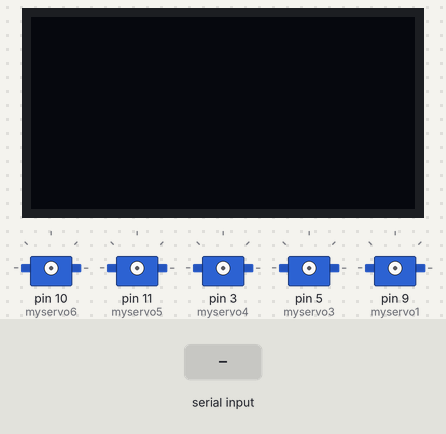
A sketch run on a simulated Arduino Uno, built with avr-gcc and run on an emulated ATmega328P. Parts: 128×64 one-colour display, 5 × servo. The inputs (shaded band) are chosen by the test bench. What the sketch prints to the serial monitor is not drawn.

Above: at 2.2 s.
2.3 s: "H" received over Serial
At 3.8 s:
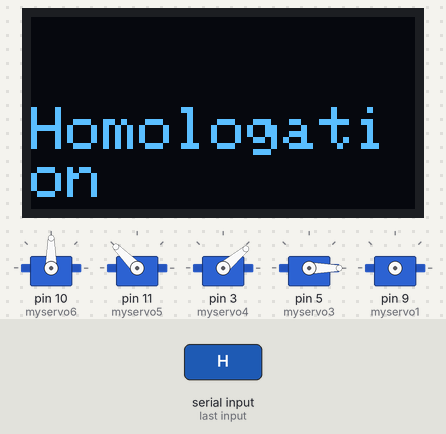
5.3 s: "B" received over Serial
At 6.3 s:
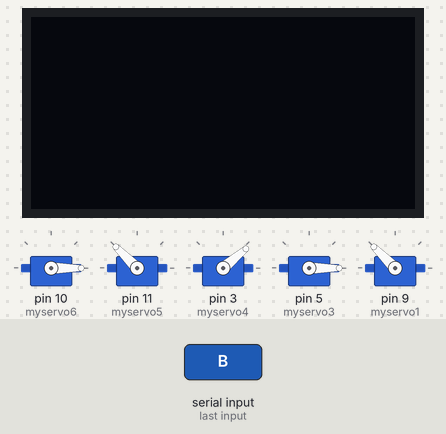
6.9 s: "J" received over Serial
At 7.08 s:
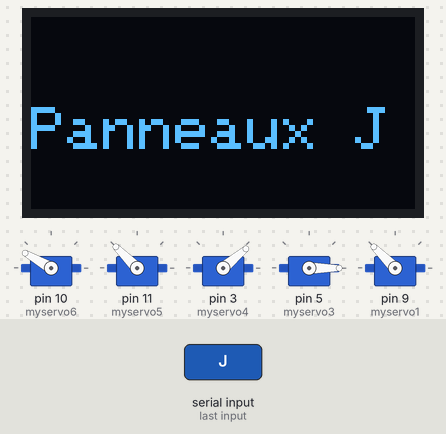
8.6 s: "A" received over Serial
At 9.6 s:
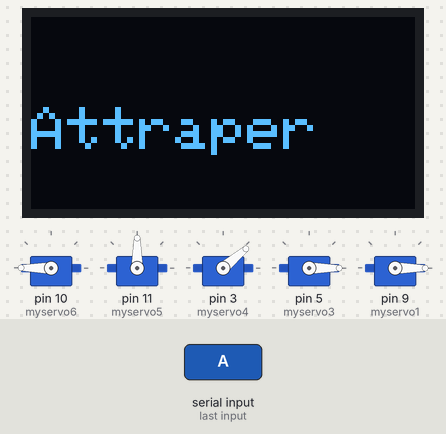
11.2 s: "O" received over Serial
14.2 s: "G" received over Serial
At 16.98 s:
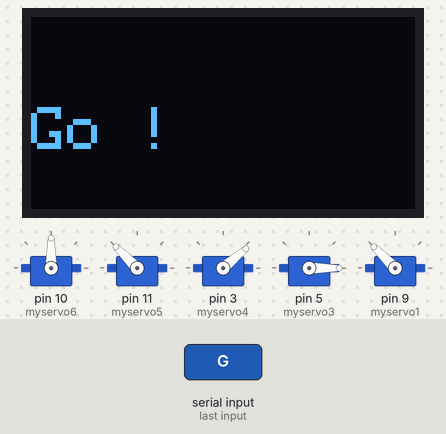
Timing chart, 0 to 18.2 s (numbered marks = the images above; inputs shaded):
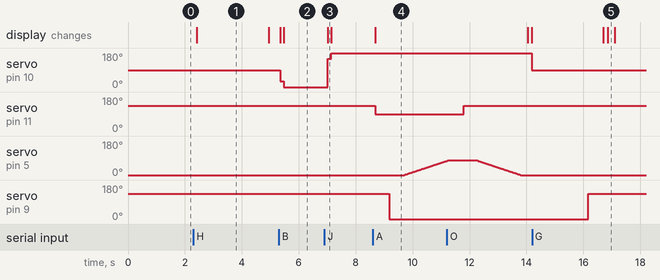

Measured:
- after the input at 2.3 s, the display: changes after 0.12 s (image 1)
- after the input at 5.3 s, servo on pin 10 (myservo6): 90° → 30° after 0.05 s, → 0° 0.13 s later; the display: first changes after 0.05 s (image 2 shows a later state)
- after the input at 6.9 s, servo on pin 10 (myservo6): 0° → 150° after 0.12 s, → 180° 0.13 s later; the display: changes after 0.12 s (image 3)
- after the input at 8.6 s, servo on pin 11 (myservo5): 135° → 90° after 0.09 s; servo on pin 5 (myservo3): moves from 0° to 75° over 1.5 s, starting after 1.1 s; servo on pin 9 (myservo1): 135° → 0° after 0.59 s; the display: changes after 0.09 s (image 4)
- after the input at 11.2 s, servo on pin 10 (myservo6): 180° → 90° after 3.0 s
- after the input at 14.2 s, the display: first differs from a run without the input after 2.7 s (image 5)
- what the display in image 1 shows lasts 2.5 s, from 2.4 s to 4.9 s

The sketch:

Match_Pince_Slave_1_0.ino
```cpp
// ----- VERSION - 1.0 ----- //

// ----- MATCH_PINCE_SLAVE ----- //

#include <Wire.h>
#include <Adafruit_GFX.h>
#include <Adafruit_SSD1306.h>
#define OLED_RESET 4
#include <Servo.h>

Servo myservo1; //create servo object to control a servo
Servo myservo2; //create servo object to control a servo
Servo myservo3; //create servo object to control a servo
Servo myservo4; //create servo object to control a servo
Servo myservo5; //create servo object to control a servo
Servo myservo6; //create servo object to control le bras solaire
Adafruit_SSD1306 display(128, 64, &Wire, OLED_RESET);

int compteur = 0;

void setup()
{
  Serial.begin(9600); // initialise la communication série à 9600 bauds
  display.begin(SSD1306_SWITCHCAPVCC, 0x3C);
  display.setTextColor(WHITE);//Sets the font display color
  display.clearDisplay();//cls
  delay(1000); // wait for a second
}

void loop()
{
  //Set the font size
  display.setTextSize(2);
  //Set the display location
  display.setCursor(0,30);
  delay(100);
  if(Serial.available() > 0)
  {
    char incomingByte = Serial.read();
    Serial.println(incomingByte);

    if(incomingByte == 'H') // tout début pour l'homologation statique.
    {
      display.clearDisplay();//cls
      display.setCursor(0,30);
      display.print("Homologation");
      display.display();

      pince_position_defaut();

      display.clearDisplay();//cls
      display.display();
    }

    if(incomingByte == 'G') // Départ du robot.
    {
      display.clearDisplay();//cls
      display.setCursor(0,30);
      display.print("Go !");
      display.display();

      delay(200);

      display.clearDisplay();//cls
      display.display();
    }

    if(incomingByte == 'E') // Départ du robot.
    {
      display.clearDisplay();//cls
      display.setCursor(0,30);
      display.print("End");
      display.display();

      delay(500);

      display.clearDisplay();//cls
      display.display();
    }

    if(incomingByte == 'O') // Position pince défaut.
    {
      display.clearDisplay();//cls
      display.setCursor(0,30);
      display.print("Defaut");
      display.display();

      pince_position_defaut();

      display.clearDisplay();//cls
      display.display();
    }

    if(incomingByte == 'R') // repos
    {
      display.clearDisplay();//cls
      display.setCursor(0,30);
      display.print("Repos");
      display.display();

      detachage_servos();

      display.clearDisplay();//cls
      display.display();
    }

    if(incomingByte == 'B') // bleu
    {
      display.clearDisplay();//cls
      display.setCursor(0,30);
      display.print("Panneaux B");
      display.display();

      pince_tourner_panneau_solaire_bleu();

      display.clearDisplay();//cls
      display.display();
    }

    if(incomingByte == 'J') // jaune
    {
      display.clearDisplay();//cls
      display.setCursor(0,30);
      display.print("Panneaux J");
      display.display();

      pince_tourner_panneau_solaire_jaune();

      display.clearDisplay();//cls
      display.display();
    }

    if(incomingByte == 'A') // attraper plante
    {
      display.clearDisplay();//cls
      display.setCursor(0,30);
      display.print("Attraper");
      display.display();

      pince_attraper_plante();

      display.clearDisplay();//cls
      display.display();
    }

    if(incomingByte == 'D') // deposer plante
    {
      display.clearDisplay();//cls
      display.setCursor(0,30);
      display.print("Deposer");
      display.display();

      pince_deposer_plante();

      display.clearDisplay();//cls
      display.display();
    }
  }
  display.clearDisplay();//cls
  display.display();
}

void pince_position_defaut()
{
  // bras solaire
  myservo6.attach(10);
  myservo6.write(90);

  // pince
  myservo5.attach(11); // attachs the servo 5 on pin 11 to servo object
  myservo5.write(135);
  delay(500);
  myservo4.attach(3); // attachs the servo 4 on pin 3 to servo object
  myservo4.write(40);
  delay(500);
  myservo3.attach(5); // attachs the servo 3 on pin 5 to servo object
  myservo3.write(0);
  delay(500);
  //myservo2.attach(6); // attachs the servo 2 on pin 6 to servo object
  //myservo2.write(0);
  delay(500);
  myservo1.attach(9); // attachs the servo 1 on pin 9 to servo object
  myservo1.write(135);
  delay(500);
}

void pince_attraper_plante() // doit toujours etre suivi de pince_deposer_plante()
{
  // ouvrir pince
  myservo5.attach(11);
  myservo5.write(90);
  delay(500);
  // tourner base pince
  myservo1.attach(9);
  myservo1.write(0);
  delay(500);
  // baisser pince
  myservo3.attach(5);
  for (int i=0; i<80; i++)
  {
    myservo3.write(i);
    delay(20);
  }
  delay(500);

  // fermer pince
  myservo5.attach(11);
  myservo5.write(135);
  delay(500);

  // soulever pince
  myservo3.attach(5);
  for (int i=75; i>0; i--)
  {
    myservo3.write(i);
    delay(20);
  }
  myservo3.write(0);
  delay(200);
}

void pince_deposer_plante() // doit toujours etre précédé de pince_attraper_plante()
{
  // baisser pince doucement
  myservo3.attach(5);
  for (int i=0; i<80; i++)
  {
    myservo3.write(i);
    delay(20);
  }

  delay(500);
/*
  myservo3.attach(5);

  myservo3.write(20);
  delay(200);
  myservo3.write(30);
  delay(200);
  myservo3.write(40);
  delay(200);
  myservo3.write(50);
  delay(200);
  myservo3.write(60);
  delay(200);
  myservo3.write(70);
  delay(200);
  myservo3.write(75);
  delay(200);
  myservo3.write(80);
  delay(500);
*/
  // ouvrir pince
  myservo5.attach(11);
  myservo5.write(90);
  delay(500);
  // rebaisser le bras
  myservo3.attach(5);
  for (int i=80; i<90; i++)
  {
    myservo3.write(i);
    delay(20);
  }
  myservo3.write(90);
  delay(500);
/*
  myservo3.write(90);
  delay(500);
*/
  // tourner base pince
  //myservo1.attach(9);
  //myservo1.write(25);
  //delay(500);

  // remonter le bras
  myservo3.attach(5);
  for (int i=90; i>0; i--)
  {
    myservo3.write(i);
    delay(20);
  }
  myservo3.write(0);
  delay(200);
/*
  myservo3.attach(5);
  myservo3.write(80);
  delay(200);
  myservo3.write(70);
  delay(200);
  myservo3.write(60);
  delay(200);
  myservo3.write(0);
  delay(500);
*/

  // remise a zero
  pince_position_defaut();
}

void pince_tourner_panneau_solaire_bleu()
{
  // baisser le bras
  myservo6.attach(10);
  myservo6.write(90);
  myservo6.write(30);
  delay(100);
  myservo6.write(0); // à droite pour l'équipe bleue
}

void pince_tourner_panneau_solaire_jaune()
{
  // baisser le bras
  myservo6.attach(10);
  myservo6.write(90);
  myservo6.write(150);
  delay(100);
  myservo6.write(180); // à droite pour l'équipe jaune
}

void detachage_servos()
{
  // Détachage des servomoteurs : //
    myservo1.detach();
    myservo2.detach();
    myservo3.detach();
    myservo4.detach();
    myservo5.detach();
    myservo6.detach();

    delay(5000);
}
```
